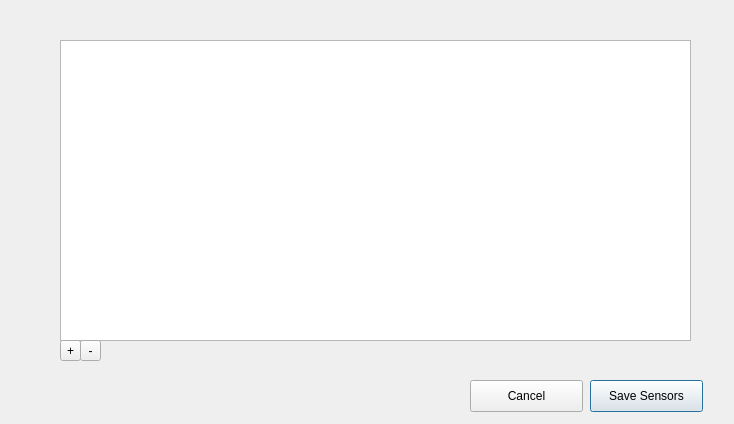
<?xml version="1.0" encoding="UTF-8"?>
<ui version="4.0">
 <class>PreferencesWindow</class>
 <widget class="QDialog" name="PreferencesWindow">
  <property name="geometry">
   <rect>
    <x>0</x>
    <y>0</y>
    <width>734</width>
    <height>424</height>
   </rect>
  </property>
  <property name="windowTitle">
   <string>Dialog</string>
  </property>
  <widget class="QTableView" name="tableView">
   <property name="geometry">
    <rect>
     <x>60</x>
     <y>40</y>
     <width>631</width>
     <height>301</height>
    </rect>
   </property>
  </widget>
  <widget class="QPushButton" name="saveButton">
   <property name="geometry">
    <rect>
     <x>590</x>
     <y>380</y>
     <width>113</width>
     <height>32</height>
    </rect>
   </property>
   <property name="text">
    <string>Save Sensors</string>
   </property>
  </widget>
  <widget class="QToolButton" name="addRowButton">
   <property name="geometry">
    <rect>
     <x>60</x>
     <y>340</y>
     <width>21</width>
     <height>21</height>
    </rect>
   </property>
   <property name="text">
    <string>+</string>
   </property>
  </widget>
  <widget class="QToolButton" name="deleteSelectedRowButton">
   <property name="geometry">
    <rect>
     <x>80</x>
     <y>340</y>
     <width>21</width>
     <height>21</height>
    </rect>
   </property>
   <property name="text">
    <string>-</string>
   </property>
  </widget>
  <widget class="QPushButton" name="cancelButton">
   <property name="geometry">
    <rect>
     <x>470</x>
     <y>380</y>
     <width>113</width>
     <height>32</height>
    </rect>
   </property>
   <property name="text">
    <string>Cancel</string>
   </property>
  </widget>
 </widget>
 <resources/>
 <connections/>
</ui>
